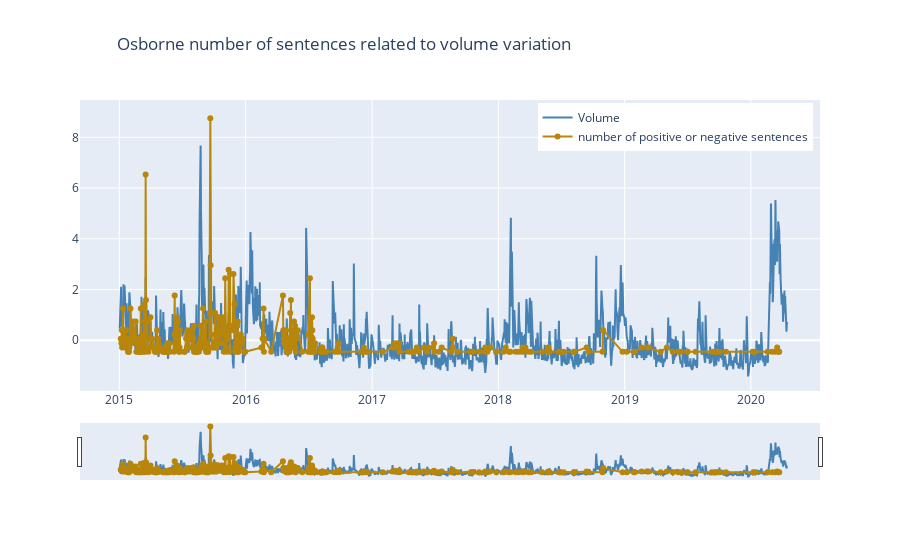

The cell this chart's notebook holds for it:
### Markdown cell above
### George Osborne

### Code cell
fig = go.Figure()
fig.add_trace(go.Scatter(x=Fin['Date'], y=Fin['volume_plot'],line=dict(color='#4682B4'),
                    mode='lines',
                    name='Volume'))
fig.add_trace(go.Scatter(x=Quot_vol[Quot_vol['speaker']=='George Osborne']['day'],
                         y=Quot_vol[Quot_vol['speaker']=='George Osborne']['numposneg_plot'],
                         line=dict(color='#B8860B'),
                    mode='lines+markers',
                    name='number of positive or negative sentences'))
fig.update_layout(title_text='Osborne number of sentences related to volume variation',
                         title_x=0.13,legend=dict( yanchor="top", y=0.99, xanchor="right",x=0.99))
#fig.update_yaxes(title_text="y-axis in logarithmic scale", type="log")
#fig.update_yaxes(range=[0.5, 10])
fig.update_xaxes(rangeslider_visible=True)
fig.show()
fig.write_html('George_Osborne_volume_changed_vs_number_quotes.html')

### Figure 1 — Plotly figure (JSON) as saved in the notebook; plotly's stock layout.template omitted (floating-point values rounded to 4 significant figures; data arrays with more than 128 entries replaced by an {"elided": "..."} marker saying what was removed)
{"data": [{"line": {"color": "#4682B4"}, "mode": "lines", "name": "Volume", "type": "scatter", "x": {"elided": "1331 str values"}, "y": {"elided": "1331 float values"}}, {"line": {"color": "#B8860B"}, "mode": "lines+markers", "name": "number of positive or negative sentences", "type": "scatter", "x": {"elided": "344 str values"}, "y": {"elided": "344 float values"}}], "layout": {"legend": {"x": 0.99, "xanchor": "right", "y": 0.99, "yanchor": "top"}, "title": {"text": "Osborne number of sentences related to volume variation", "x": 0.13}, "xaxis": {"rangeslider": {"visible": true}}}}
